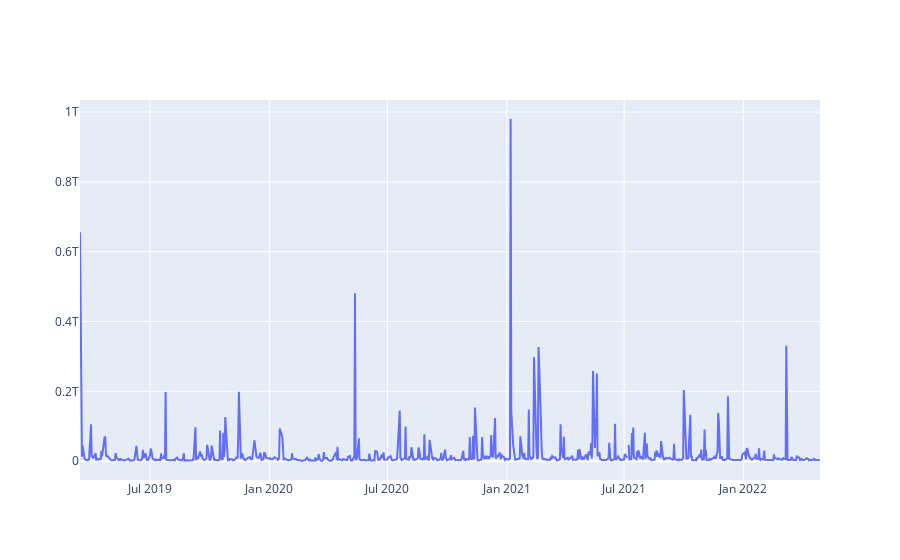

Source (notebook cell):
### Code cell
fig2 = go.Figure()
fig2.add_trace(go.Scatter( x= ibm_df.index, y= liq_ratio_ib))

### Figure 1 — Plotly figure (JSON) as saved in the notebook; plotly's stock layout.template omitted (floating-point values rounded to 4 significant figures; data arrays with more than 128 entries replaced by an {"elided": "..."} marker saying what was removed)
{"data": [{"type": "scatter", "x": {"elided": "789 str values"}, "y": {"elided": "789 float values"}}], "layout": {}}
